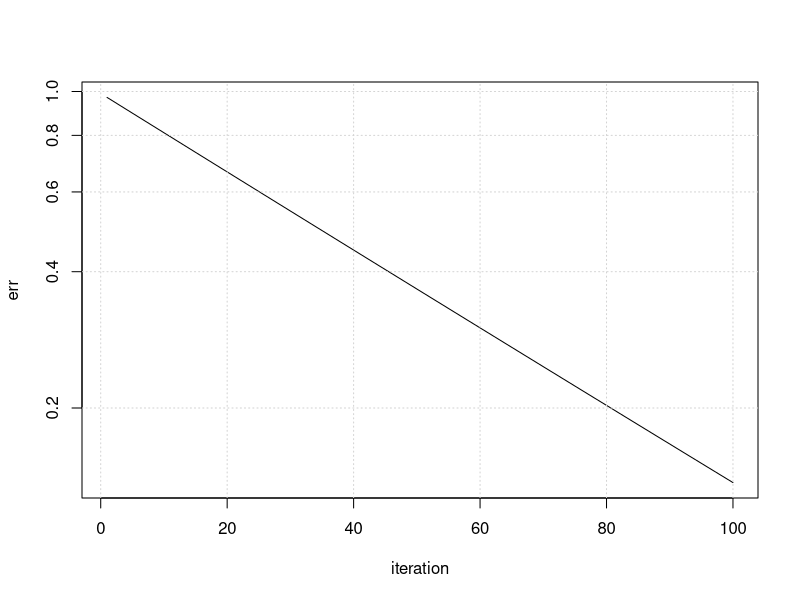
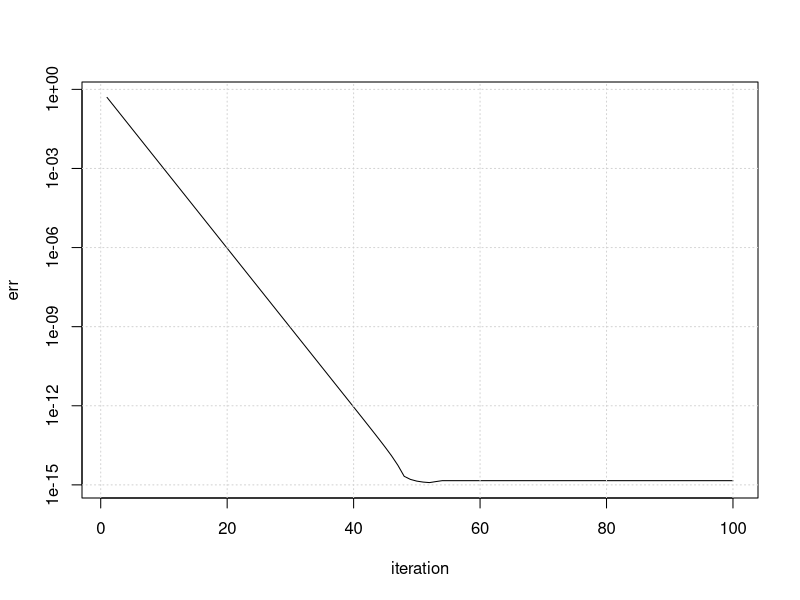
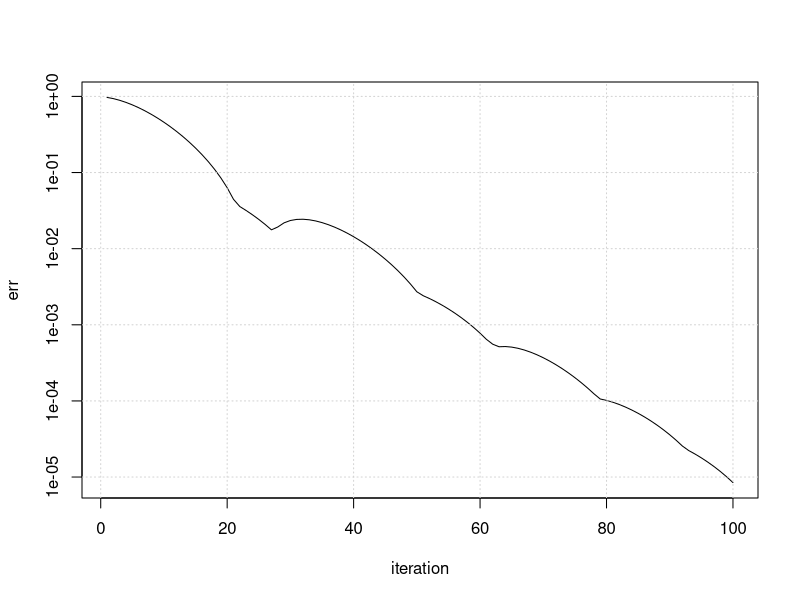
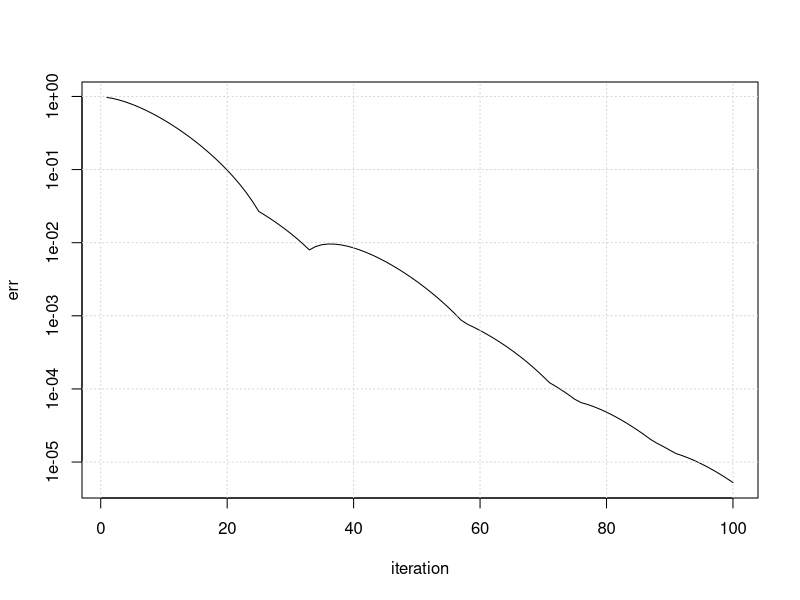

The R source for these figures, in order: (Note: this script raises an error after producing the figures.)
## ---- chunk 1
set.seed(42)
n <- 1000
p <- 10
X <- matrix(rnorm(n*p),ncol=p)
beta <- 1 / 1:p
y <- X %*% beta + rnorm(n, sd=0.5)
## ---- chunk 2
betaOls <- coef(lm(y ~ X - 1))
## ---- chunk 3
eta <- 0.01
b <- rep(0, p)
E <- 100
err <- rep(NA, E)
for (k in 1:E) {
  gradFull <- (2/n) * ((t(X) %*% X) %*% b - t(X) %*% y)
  v <- -1 * eta * gradFull
  b <- b + v
  err[k] <- max(abs(b - betaOls))
}

plot(err, log="y", type="l", xlab="iteration")
grid()
## ---- chunk 4
eta <- 0.01
v <- 0
gamma <- 0.5
b <- rep(0, p)
E <- 100
err <- rep(NA, E)
for (k in 1:E) {
  gradFull <- (2/n) * ((t(X) %*% X) %*% b - t(X) %*% y)
  hessFull <- -(2/n) * t(X) %*% X
  v <- gamma * solve(hessFull) %*% gradFull
  b <- b + v
  err[k] <- max(abs(b - betaOls))
}

plot(err, log="y", type="l", xlab="iteration")
grid()
## ---- chunk 5
eta <- 0.01
v <- 0
mu <- 0.8
b <- rep(0, p)
E <- 100
err <- rep(NA, E)
for (k in 1:E) {
  gradFull <- (2/n) * ((t(X) %*% X) %*% b - t(X) %*% y)
  v <- v * mu - eta * gradFull
  b <- b + v
  err[k] <- max(abs(b - betaOls))
}

plot(err, log="y", type="l", xlab="iteration")
grid()
## ---- chunk 6
eta <- 0.01
v <- 0
mu <- 0.8
b <- rep(0, p)
E <- 100
err <- rep(NA, E)
for (k in 1:E) {
  bhalf <- b + v * mu
  gradFull <- (2/n) * ((t(X) %*% X) %*% bhalf - t(X) %*% y)
  v <- v * mu - eta * gradFull
  b <- b + v
  err[k] <- max(abs(b - betaOls))
}

plot(err, log="y", type="l", xlab="iteration")
grid()
## ---- chunk 7
eta <- 0.01
b <- rep(0, p)
m <- 5
E <- 10
mu <- 0.8
v <- 0
err <- rep(NA, nrow(miniBatchIndex)*E)
for (k in 1:E) {
  miniBatchIndex <- matrix(sample(1:n),ncol=m)
  for (j in 1:nrow(miniBatchIndex)) {
    ind <- miniBatchIndex[j,]
    bhalf <- b + v * mu
    gradMini <- (1/m) * (2 * (t(X[ind,]) %*% X[ind,]) %*% bhalf - 2 * t(X[ind,]) %*% y[ind])
    v <- v * mu - (eta) * (1 / k) * gradMini
    b <- b + v
    err[j+(k-1)*nrow(miniBatchIndex)] <- max(abs(b - betaOls))
  }
}

plot(err, log="y", type="l", axes=FALSE, xlab="epoch")
box()
axis(2)
axis(1, at=(0:E)*nrow(miniBatchIndex), 0:E)
abline(v=(1:E)*nrow(miniBatchIndex))
